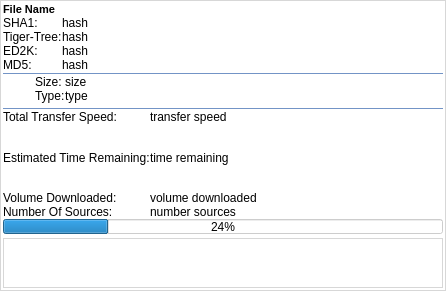
<?xml version="1.0" encoding="UTF-8"?>
<ui version="4.0">
 <class>DialogTransferProgressTooltip</class>
 <widget class="QDialog" name="DialogTransferProgressTooltip">
  <property name="geometry">
   <rect>
    <x>0</x>
    <y>0</y>
    <width>446</width>
    <height>291</height>
   </rect>
  </property>
  <property name="minimumSize">
   <size>
    <width>446</width>
    <height>291</height>
   </size>
  </property>
  <property name="maximumSize">
   <size>
    <width>446</width>
    <height>291</height>
   </size>
  </property>
  <property name="windowTitle">
   <string>Dialog</string>
  </property>
  <property name="autoFillBackground">
   <bool>false</bool>
  </property>
  <property name="styleSheet">
   <string notr="true">background-color: rgba(255, 255, 255,175);</string>
  </property>
  <layout class="QGridLayout" name="gridLayout">
   <property name="margin">
    <number>0</number>
   </property>
   <property name="spacing">
    <number>0</number>
   </property>
   <item row="0" column="0">
    <widget class="QFrame" name="frameTransferProgressTooltip">
     <property name="autoFillBackground">
      <bool>false</bool>
     </property>
     <property name="styleSheet">
      <string notr="true">background-color: rgba(255, 255, 255,175);</string>
     </property>
     <property name="frameShape">
      <enum>QFrame::StyledPanel</enum>
     </property>
     <property name="frameShadow">
      <enum>QFrame::Plain</enum>
     </property>
     <layout class="QGridLayout" name="gridLayout_2">
      <property name="margin">
       <number>2</number>
      </property>
      <property name="spacing">
       <number>0</number>
      </property>
      <item row="11" column="0" rowspan="2" colspan="4">
       <widget class="Line" name="lineSplitHashDetails">
        <property name="styleSheet">
         <string notr="true">color: rgb(115, 148, 198);</string>
        </property>
        <property name="frameShadow">
         <enum>QFrame::Plain</enum>
        </property>
        <property name="orientation">
         <enum>Qt::Horizontal</enum>
        </property>
       </widget>
      </item>
      <item row="17" column="0" colspan="4">
       <widget class="Line" name="lineSplitDetailsTransfer">
        <property name="styleSheet">
         <string notr="true">color: rgb(115, 148, 198);</string>
        </property>
        <property name="frameShadow">
         <enum>QFrame::Plain</enum>
        </property>
        <property name="orientation">
         <enum>Qt::Horizontal</enum>
        </property>
       </widget>
      </item>
      <item row="0" column="0">
       <widget class="QLabel" name="labelFileName">
        <property name="styleSheet">
         <string notr="true"/>
        </property>
        <property name="text">
         <string>&lt;!DOCTYPE HTML PUBLIC &quot;-//W3C//DTD HTML 4.0//EN&quot; &quot;http://www.w3.org/TR/REC-html40/strict.dtd&quot;&gt;
&lt;html&gt;&lt;head&gt;&lt;meta name=&quot;qrichtext&quot; content=&quot;1&quot; /&gt;&lt;style type=&quot;text/css&quot;&gt;
p, li { white-space: pre-wrap; }
&lt;/style&gt;&lt;/head&gt;&lt;body style=&quot; font-family:'MS Shell Dlg 2'; font-size:8.25pt; font-weight:400; font-style:normal;&quot;&gt;
&lt;p style=&quot; margin-top:0px; margin-bottom:0px; margin-left:0px; margin-right:0px; -qt-block-indent:0; text-indent:0px;&quot;&gt;&lt;span style=&quot; font-size:8pt; font-weight:600;&quot;&gt;File Name&lt;/span&gt;&lt;/p&gt;&lt;/body&gt;&lt;/html&gt;</string>
        </property>
       </widget>
      </item>
      <item row="16" column="0" colspan="4">
       <layout class="QGridLayout" name="gridLayoutFileDetails">
        <item row="0" column="0" rowspan="3">
         <widget class="QLabel" name="labelFileIcon">
          <property name="minimumSize">
           <size>
            <width>32</width>
            <height>32</height>
           </size>
          </property>
          <property name="maximumSize">
           <size>
            <width>32</width>
            <height>32</height>
           </size>
          </property>
          <property name="text">
           <string/>
          </property>
          <property name="pixmap">
           <pixmap resource="Resource.qrc">:/Resource/Quazaa.png</pixmap>
          </property>
          <property name="scaledContents">
           <bool>true</bool>
          </property>
         </widget>
        </item>
        <item row="0" column="1">
         <widget class="QLabel" name="labelStaticSize">
          <property name="text">
           <string>Size:</string>
          </property>
         </widget>
        </item>
        <item row="1" column="1">
         <widget class="QLabel" name="labelStaticType">
          <property name="text">
           <string>Type:</string>
          </property>
         </widget>
        </item>
        <item row="0" column="2">
         <widget class="QLabel" name="labelSize">
          <property name="sizePolicy">
           <sizepolicy hsizetype="Expanding" vsizetype="Preferred">
            <horstretch>0</horstretch>
            <verstretch>0</verstretch>
           </sizepolicy>
          </property>
          <property name="text">
           <string>size</string>
          </property>
         </widget>
        </item>
        <item row="1" column="2">
         <widget class="QLabel" name="labelType">
          <property name="sizePolicy">
           <sizepolicy hsizetype="Expanding" vsizetype="Preferred">
            <horstretch>0</horstretch>
            <verstretch>0</verstretch>
           </sizepolicy>
          </property>
          <property name="text">
           <string>type</string>
          </property>
         </widget>
        </item>
       </layout>
      </item>
      <item row="18" column="0">
       <layout class="QGridLayout" name="gridLayoutTransfer">
        <item row="0" column="0">
         <widget class="QLabel" name="labelStaticTransferSpeed">
          <property name="text">
           <string>Total Transfer Speed:</string>
          </property>
         </widget>
        </item>
        <item row="1" column="0">
         <widget class="QLabel" name="labelStaticTimeRemaining">
          <property name="text">
           <string>Estimated Time Remaining:</string>
          </property>
         </widget>
        </item>
        <item row="2" column="0">
         <widget class="QLabel" name="labelStaticVolumeDownloaded">
          <property name="text">
           <string>Volume Downloaded:</string>
          </property>
         </widget>
        </item>
        <item row="0" column="1">
         <widget class="QLabel" name="labelTransferSpeed">
          <property name="sizePolicy">
           <sizepolicy hsizetype="Expanding" vsizetype="Preferred">
            <horstretch>0</horstretch>
            <verstretch>0</verstretch>
           </sizepolicy>
          </property>
          <property name="text">
           <string>transfer speed</string>
          </property>
         </widget>
        </item>
        <item row="1" column="1">
         <widget class="QLabel" name="labelTimeRemaining">
          <property name="sizePolicy">
           <sizepolicy hsizetype="Preferred" vsizetype="Expanding">
            <horstretch>0</horstretch>
            <verstretch>0</verstretch>
           </sizepolicy>
          </property>
          <property name="text">
           <string>time remaining</string>
          </property>
         </widget>
        </item>
        <item row="2" column="1">
         <widget class="QLabel" name="labelVolumeDownloaded">
          <property name="sizePolicy">
           <sizepolicy hsizetype="Expanding" vsizetype="Preferred">
            <horstretch>0</horstretch>
            <verstretch>0</verstretch>
           </sizepolicy>
          </property>
          <property name="text">
           <string>volume downloaded</string>
          </property>
         </widget>
        </item>
        <item row="3" column="1">
         <widget class="QLabel" name="labelNumberSources">
          <property name="sizePolicy">
           <sizepolicy hsizetype="Expanding" vsizetype="Preferred">
            <horstretch>0</horstretch>
            <verstretch>0</verstretch>
           </sizepolicy>
          </property>
          <property name="text">
           <string>number sources</string>
          </property>
         </widget>
        </item>
        <item row="3" column="0">
         <widget class="QLabel" name="labelStaticNumberSources">
          <property name="text">
           <string>Number Of Sources:</string>
          </property>
         </widget>
        </item>
       </layout>
      </item>
      <item row="1" column="0">
       <layout class="QGridLayout" name="gridLayoutHashes">
        <item row="0" column="0">
         <widget class="QLabel" name="labelSHA1">
          <property name="text">
           <string notr="true">SHA1:</string>
          </property>
         </widget>
        </item>
        <item row="1" column="0">
         <widget class="QLabel" name="labelTigerTree">
          <property name="text">
           <string notr="true">Tiger-Tree:</string>
          </property>
         </widget>
        </item>
        <item row="2" column="0">
         <widget class="QLabel" name="labelED2K">
          <property name="text">
           <string notr="true">ED2K:</string>
          </property>
         </widget>
        </item>
        <item row="3" column="0">
         <widget class="QLabel" name="labelMD5">
          <property name="text">
           <string notr="true">MD5:</string>
          </property>
         </widget>
        </item>
        <item row="0" column="1">
         <widget class="QLabel" name="labelSHA1Hash">
          <property name="sizePolicy">
           <sizepolicy hsizetype="Expanding" vsizetype="Preferred">
            <horstretch>0</horstretch>
            <verstretch>0</verstretch>
           </sizepolicy>
          </property>
          <property name="text">
           <string>hash</string>
          </property>
         </widget>
        </item>
        <item row="1" column="1">
         <widget class="QLabel" name="labelTigerTreeHash">
          <property name="sizePolicy">
           <sizepolicy hsizetype="Expanding" vsizetype="Preferred">
            <horstretch>0</horstretch>
            <verstretch>0</verstretch>
           </sizepolicy>
          </property>
          <property name="text">
           <string>hash</string>
          </property>
         </widget>
        </item>
        <item row="2" column="1">
         <widget class="QLabel" name="labelED2KHash">
          <property name="sizePolicy">
           <sizepolicy hsizetype="Expanding" vsizetype="Preferred">
            <horstretch>0</horstretch>
            <verstretch>0</verstretch>
           </sizepolicy>
          </property>
          <property name="text">
           <string>hash</string>
          </property>
         </widget>
        </item>
        <item row="3" column="1">
         <widget class="QLabel" name="labelMD5Hash">
          <property name="sizePolicy">
           <sizepolicy hsizetype="Expanding" vsizetype="Preferred">
            <horstretch>0</horstretch>
            <verstretch>0</verstretch>
           </sizepolicy>
          </property>
          <property name="text">
           <string>hash</string>
          </property>
         </widget>
        </item>
       </layout>
      </item>
      <item row="19" column="0">
       <layout class="QGridLayout" name="gridLayoutProgress">
        <property name="spacing">
         <number>4</number>
        </property>
        <item row="0" column="0">
         <widget class="QProgressBar" name="progressBarProgress">
          <property name="maximumSize">
           <size>
            <width>16777215</width>
            <height>15</height>
           </size>
          </property>
          <property name="value">
           <number>24</number>
          </property>
         </widget>
        </item>
        <item row="1" column="0">
         <widget class="QGraphicsView" name="graphicsViewGraph">
          <property name="maximumSize">
           <size>
            <width>16777215</width>
            <height>50</height>
           </size>
          </property>
         </widget>
        </item>
       </layout>
      </item>
     </layout>
    </widget>
   </item>
  </layout>
 </widget>
 <resources>
  <include location="Resource.qrc"/>
 </resources>
 <connections/>
</ui>
